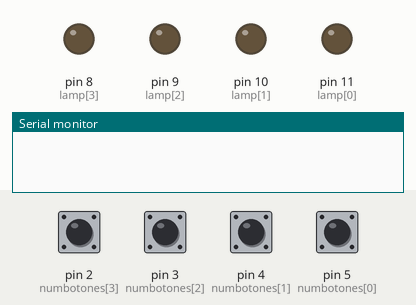
Recording of a sketch running on a simulated Arduino Uno, built with avr-gcc and run on an emulated ATmega328P. On the bench: output pins drawn as LEDs (lit = HIGH), the last lines printed to the serial monitor. The test bench sets the inputs (shaded band); at power-on: pin 2 (numbotones[3]), pin 3 (numbotones[2]), pin 4 (numbotones[1]), pin 5 (numbotones[0]) LOW.

Above: at 1.2 s.
1.3 s: pin 2 (numbotones[3]) pulled HIGH for 1 s
At 3.0 s:
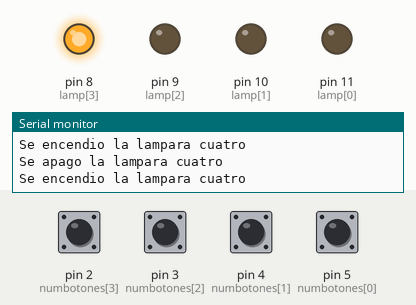
3.8 s: pin 3 (numbotones[2]) pulled HIGH for 0.15 s
At 5.1 s:
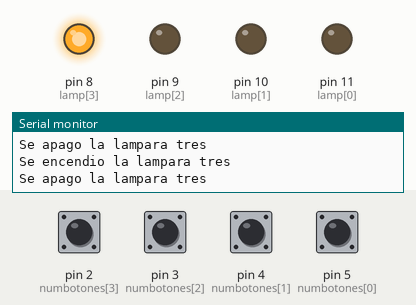
5.4 s: pin 4 (numbotones[1]) pulled HIGH for 0.15 s
At 6.6 s:
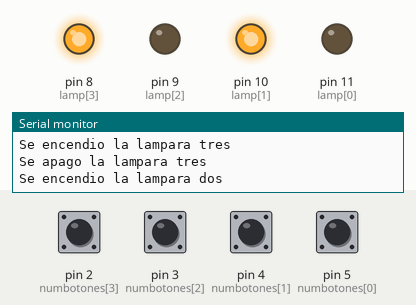
7.0 s: pin 5 (numbotones[0]) pulled HIGH for 0.15 s
At 7.8 s:
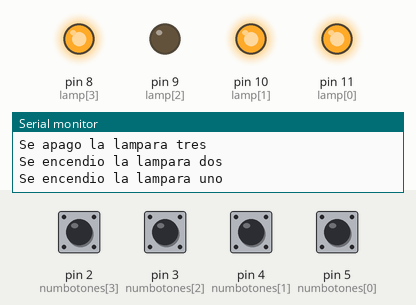
8.6 s: pin 3 (numbotones[2]) pulled HIGH for 1 s
At 8.79 s:
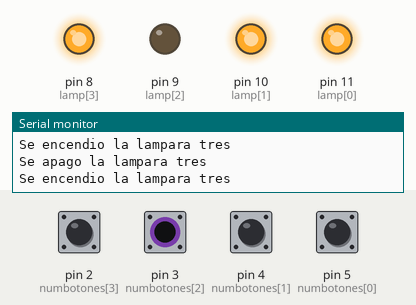
11.1 s: pin 4 (numbotones[1]) pulled HIGH for 1 s
At 12.1 s:
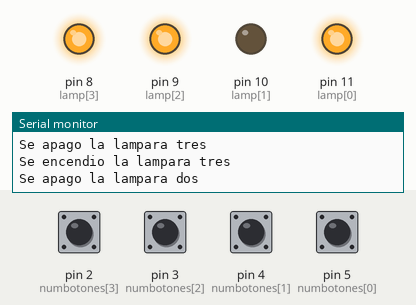
Timing chart, 0 to 14.1 s (numbered marks = the images above; inputs shaded):
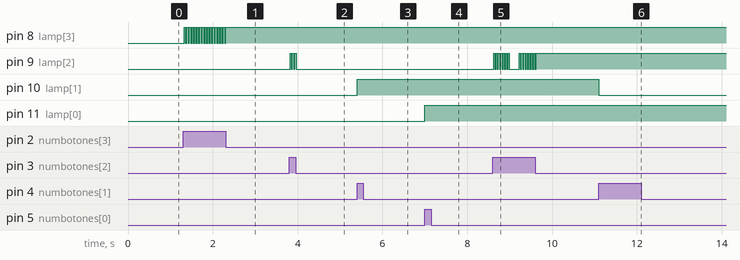

Measured:
- after the input at 1.3 s, pin 8 (lamp[3]): alternates HIGH for 0.03 s and LOW for 0.03 s, 33 changes in all, then stays HIGH, starting at once
- after the input at 3.8 s, pin 9 (lamp[2]): alternates HIGH for 0.03 s and LOW for 0.03 s, 6 changes in all, then stays LOW, starting at once
- after the input at 5.4 s, pin 10 (lamp[1]): LOW → HIGH at once
- after the input at 7.0 s, pin 11 (lamp[0]): LOW → HIGH at once
- after the input at 8.6 s, pin 9 (lamp[2]): goes 6 × (HIGH 0.03 s, LOW 0.03 s), HIGH 0.03 s, LOW 0.23 s, 7 × (HIGH 0.03 s, LOW 0.03 s), then HIGH, starting at once
- after the input at 11.1 s, pin 10 (lamp[1]): HIGH → LOW at once

The sketch:

TP2_4.ino
```cpp
struct Temperaturas
{
  float temp;
  bool botones;
};

int counter;
int i,j;
int timecounter1 = 0;
int timecounter2 = 0;
int timecounter3 = 0;
int timecounter4 = 0;
unsigned long timertreshhold1 = 150;
unsigned long timertreshhold2 = 150;
unsigned long timertreshhold3 = 150;
unsigned long timertreshhold4 = 150;

const int lamp[] = {11, 10, 9, 8};
const int numbotones[] = {5, 4, 3, 2};
const int numsensor[] = {A0, A1, A2, A3};

bool flag1 = 0;
bool flag2 = 0;
bool flag3 = 0;
bool flag4 = 0;

Temperaturas t1[4];
Temperaturas t2[4];


void setup()
{
  cli();
  TCCR1A = 0;
  TCCR1B = 0;
  OCR1A = 15624;
  TCCR1B |= (1 << WGM12);
  TCCR1B |= (1 << CS10);
  TCCR1B |= (1 << CS12);
  TIMSK1 |= (1 << OCIE1A);
  sei();

  Serial.begin(9600);

  for (int k = 0; k < 4; k++)
  {
    pinMode(numbotones[k], INPUT);
    pinMode(lamp[k], OUTPUT);
  }

}

void loop()
{

  estado();

}


void imptemp()
{
  for (i = 0; i < 4; i++)
  {
    t1[i].temp = analogRead(numsensor[i]);

    switch (i)
    {
    case 0:
      Serial.print("En el cuarto uno hay una temperatura de: ");
      Serial.println(t1[i].temp);
      break;
    case 1:
      Serial.print("En el cuarto dos hay una temperatura de: ");
      Serial.println(t1[i].temp);
      break;
    case 2:
      Serial.print("En el cuarto tres hay una temperatura de: ");
      Serial.println(t1[i].temp);
      break;
    case 3:
      Serial.print("En el cuarto cuatro hay una temperatura de: ");
      Serial.println(t1[i].temp);
      break;
    }
  }
}


int estado()
{

  for(j = 0 ; j < 4 ; j++)
  {
    t2[j].botones = digitalRead(numbotones[j]);
  }


    if(t2[0].botones == HIGH)
    {
      if (millis() > timecounter1 + timertreshhold1)
      {
        if(flag1)
        {
          Serial.println("Se apago la lampara uno");
          digitalWrite(lamp[0],LOW);
          flag1 = 0;
        }
        else
        {
          Serial.println("Se encendio la lampara uno");
          digitalWrite(lamp[0],HIGH);
          flag1 = 1;
        }
      }
      timecounter1 = millis();
    }


  if(t2[1].botones == HIGH)
  {
    if (millis() > timecounter2 + timertreshhold2)
    {
    if(flag2)
      {
        Serial.println("Se apago la lampara dos");
        digitalWrite(lamp[1],LOW);
        flag2 = 0;
      }
      else
      {
        Serial.println("Se encendio la lampara dos");
        digitalWrite(lamp[1],HIGH);
        flag2 = 1;
      }

    }
    timecounter2 = millis();
  }


  if(t2[2].botones == HIGH)
  {
    if (millis() > timecounter3 + timertreshhold3)
    {
    if(flag3)
      {
        Serial.println("Se apago la lampara tres");
        digitalWrite(lamp[2],LOW);
        flag3 = 0;
      }
      else
      {
        Serial.println("Se encendio la lampara tres");
        digitalWrite(lamp[2],HIGH);
        flag3 = 1;
      }

    }
    timecounter2 = millis();
  }


  if(t2[3].botones == HIGH)
  {
    if (millis() > timecounter4 + timertreshhold4)
    {

     if(flag4)
      {
        Serial.println("Se apago la lampara cuatro");
        digitalWrite(lamp[3],LOW);
        flag4 = 0;
      }
      else
      {
        Serial.println("Se encendio la lampara cuatro");
        digitalWrite(lamp[3],HIGH);
        flag4 = 1;
      }

    }
    timecounter2 = millis();
  }
}


  ISR(TIMER1_COMPA_vect)
  {
    counter++;

    if(counter %10 == 0)
    {
      imptemp();
    }
  }
```
